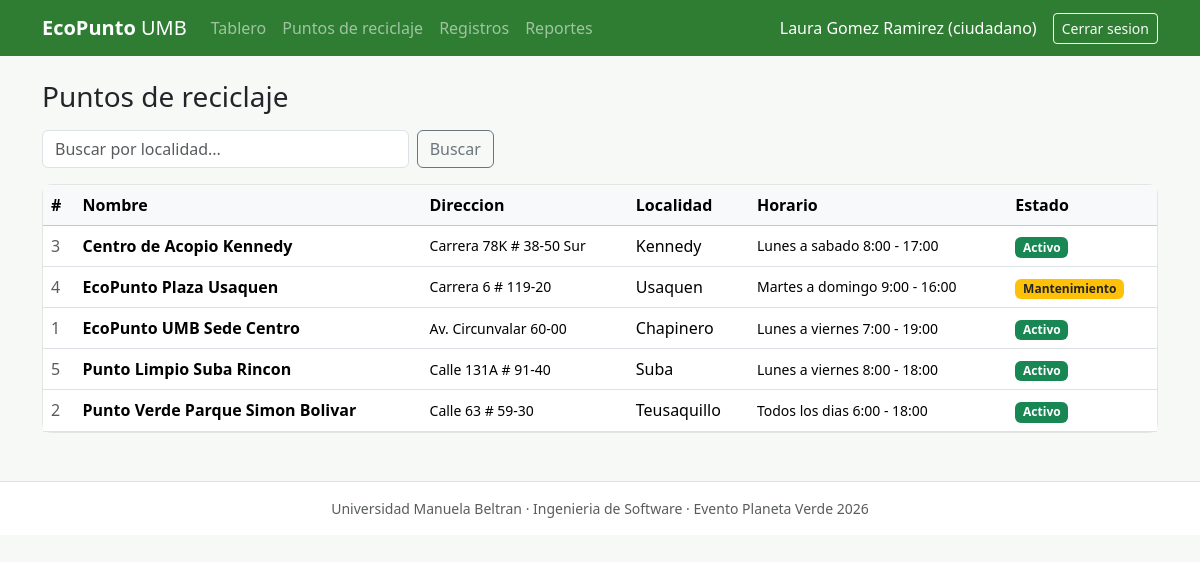
Page /puntos (signed in) on the committed database.
### tables this page shows
CREATE TABLE punto_reciclaje (
    id_punto     INTEGER PRIMARY KEY AUTOINCREMENT,
    nombre       VARCHAR(100)  NOT NULL,
    direccion    VARCHAR(150)  NOT NULL,
    localidad    VARCHAR(60)   NOT NULL,
    latitud      DECIMAL(9,6),
    longitud     DECIMAL(9,6),
    horario      VARCHAR(80),
    estado       VARCHAR(20)   NOT NULL DEFAULT 'activo'
                 CHECK (estado IN ('activo', 'inactivo', 'mantenimiento'))
);

### app.py (the view)
@app.route("/puntos")
@login_requerido
def listar_puntos():
    busqueda = request.args.get("q", "").strip()
    return render_template(
        "puntos_lista.html",
        puntos=bd.listar_puntos(busqueda or None),
        busqueda=busqueda,
    )

### app.py (called while the page is built)
def login_requerido(funcion):
    @wraps(funcion)
    def envoltura(*args, **kwargs):
        if "id_usuario" not in session:
            flash("Debe iniciar sesion para acceder a esta seccion.", "warning")
            return redirect(url_for("login"))
        return funcion(*args, **kwargs)
    return envoltura

### database.py (called while the page is built)
def get_connection():
    conexion = sqlite3.connect(DB_PATH)
    conexion.row_factory = sqlite3.Row
    conexion.execute("PRAGMA foreign_keys = ON")
    return conexion

def consultar(sql, parametros=(), uno=False):
    with get_connection() as conexion:
        cursor = conexion.execute(sql, parametros)
        return cursor.fetchone() if uno else cursor.fetchall()

def listar_puntos(filtro_localidad=None):
    sql = "SELECT * FROM punto_reciclaje"
    parametros = ()
    if filtro_localidad:
        sql += " WHERE localidad LIKE ?"
        parametros = (f"%{filtro_localidad}%",)
    sql += " ORDER BY nombre"
    return consultar(sql, parametros)

### templates/puntos_lista.html (shortened to what this page needs)
{% extends "base.html" %}
{% block contenido %}
<div class="d-flex justify-content-between align-items-center mb-3">
  <h1 class="h3 mb-0">Puntos de reciclaje</h1>
</div>
<form class="row g-2 mb-3" method="get">
  <div class="col-md-4">
    <input class="form-control" type="search" name="q" value="{{ busqueda }}" placeholder="Buscar por localidad...">
  </div>
  <div class="col-auto"><button class="btn btn-outline-secondary">Buscar</button></div>
</form>
<div class="card"><div class="table-responsive">
<table class="table table-hover align-middle mb-0">
  <thead class="table-light">
    <tr><th>#</th><th>Nombre</th><th>Direccion</th><th>Localidad</th><th>Horario</th><th>Estado</th>
    {% if session.rol == 'administrador' %}<th class="text-end">Acciones</th>{% endif %}</tr>
  </thead>
  <tbody>
  {% for punto in puntos %}
    <tr>
      <td class="text-muted">{{ punto.id_punto }}</td>
      <td class="fw-semibold">{{ punto.nombre }}</td>
      <td class="small">{{ punto.direccion }}</td>
      <td>{{ punto.localidad }}</td>
      <td class="small">{{ punto.horario }}</td>
      <td>
        {% if punto.estado == 'activo' %}<span class="badge bg-success">Activo</span>
        {% elif punto.estado == 'mantenimiento' %}<span class="badge bg-warning text-dark">Mantenimiento</span>
        {% else %}<span class="badge bg-secondary">Inactivo</span>{% endif %}
      </td>
    </tr>
  {% else %}
    <tr><td colspan="7" class="text-center text-muted py-4">No se encontraron puntos de reciclaje.</td></tr>
  {% endfor %}
  </tbody>
</table>
</div></div>
{% endblock %}

### static/css/estilos.css (style rules this page uses)
:root { --verde-umb: #2E7D32; --verde-oscuro: #1B5E20; --verde-claro: #E8F5E9; }
body { background-color: #F7F9F7; font-family: "Segoe UI", system-ui, sans-serif; }
.card { border: 1px solid #E0E6E0; border-radius: .6rem; }

### rows in the picture
punto_reciclaje: id_punto "3", nombre "Centro de Acopio Kennedy", direccion "Carrera 78K # 38-50 Sur", localidad "Kennedy", horario "Lunes a sabado 8:00 - 17:00", estado "Activo"
punto_reciclaje: id_punto "4", nombre "EcoPunto Plaza Usaquen", direccion "Carrera 6 # 119-20", localidad "Usaquen", horario "Martes a domingo 9:00 - 16:00", estado "Mantenimiento"
punto_reciclaje: id_punto "1", nombre "EcoPunto UMB Sede Centro", direccion "Av. Circunvalar 60-00", localidad "Chapinero", horario "Lunes a viernes 7:00 - 19:00", estado "Activo"
punto_reciclaje: id_punto "5", nombre "Punto Limpio Suba Rincon", direccion "Calle 131A # 91-40", localidad "Suba", horario "Lunes a viernes 8:00 - 18:00", estado "Activo"
punto_reciclaje: id_punto "2", nombre "Punto Verde Parque Simon Bolivar", direccion "Calle 63 # 59-30", localidad "Teusaquillo", horario "Todos los dias 6:00 - 18:00", estado "Activo"

### other values in the picture
{{ session.nombre }} "Laura Gomez Ramirez"
{{ session.rol }} "ciudadano"
